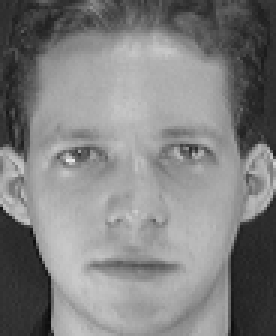
//> input picture Images/S1/1.pgm, 92 x 112 px (shown 3 times larger)
$ ./main out.png out.png   (built with g++ and OpenCV 4)
//> lines starting //> are read from the running program, lines starting //| are printed output that depends on the picture
/**
 * @file main.cpp
 * @author Alexander Novotny (anovotny@nevada.unr.edu)
 * @brief A program which takes in several test images and normalizes them
 * @version 0.1
 * @date 2019-03-02
 *
 * @copyright Copyright (c) 2019
 *
 */
#include <stdio.h>
#include <opencv2/opencv.hpp>
#include <string>

/**
 * @brief A simple struct used to hold information about test images
 *
 */
struct TestImage {
	/**
	 * @brief Filename of the test image (relative to input/output directories)
	 *
	 */
	std::string filename;
	/**
	 * @brief Points where these locations are (found through harsh manual labor)
	 *
	 */
	cv::Point2d leftEye, rightEye, noseTip, mouth;

	/**
	 * @brief Construct a new Test Image object
	 *
	 * @param _filename Filename
	 * @param _leftEye Point where the left eye is located
	 * @param _rightEye Point where the right eye is located
	 * @param _noseTip Point where the tip of the nose is locaed
	 * @param _mouth Point where the center of the mouth is located
	 */
	TestImage(std::string _filename, cv::Point2d _leftEye, cv::Point2d _rightEye,
	          cv::Point2d _noseTip, cv::Point2d _mouth)
	    : filename(_filename),
	      leftEye(_leftEye),
	      rightEye(_rightEye),
	      noseTip(_noseTip),
	      mouth(_mouth) {}
};

/**
 * @brief Array of test images
 *
 */
const TestImage IMAGES[20] = {{"S1/1.pgm", {27, 51}, {64, 50}, {45, 70}, {45, 89}},
                              {"S1/2.pgm", {31, 44}, {75, 44}, {66, 65}, {60, 87}},
                              {"S1/3.pgm", {25, 48}, {62, 44}, {46, 74}, {46, 89}},
                              {"S1/4.pgm", {16, 45}, {57, 42}, {28, 63}, {32, 84}},
                              {"S1/5.pgm", {34, 44}, {75, 43}, {69, 63}, {64, 85}},
                              {"S1/6.pgm", {15, 47}, {54, 44}, {27, 66}, {30, 85}},
                              {"S1/7.pgm", {24, 44}, {62, 43}, {44, 59}, {43, 80}},
                              {"S1/8.pgm", {29, 46}, {65, 43}, {49, 65}, {49, 85}},
                              {"S1/9.pgm", {30, 36}, {68, 35}, {54, 46}, {52, 74}},
                              {"S1/10.pgm", {34, 52}, {75, 49}, {63, 76}, {58, 92}},
                              {"S2/1.pgm", {25, 52}, {60, 54}, {40, 67}, {40, 89}},
                              {"S2/2.pgm", {35, 51}, {68, 52}, {54, 65}, {53, 89}},
                              {"S2/3.pgm", {21, 51}, {56, 54}, {33, 66}, {33, 88}},
                              {"S2/4.pgm", {32, 53}, {65, 53}, {51, 67}, {50, 88}},
                              {"S2/5.pgm", {40, 53}, {74, 52}, {60, 67}, {59, 89}},
                              {"S2/6.pgm", {15, 51}, {50, 53}, {27, 67}, {29, 89}},
                              {"S2/7.pgm", {29, 52}, {61, 53}, {47, 69}, {45, 89}},
                              {"S2/8.pgm", {22, 51}, {58, 53}, {35, 66}, {36, 88}},
                              {"S2/9.pgm", {34, 53}, {68, 55}, {52, 69}, {50, 91}},
                              {"S2/10.pgm", {46, 54}, {77, 53}, {72, 68}, {67, 88}}};

/**
 * @brief Normalises an image, then outputs it to the screen and a file
 *
 * @param image Image to normalise
 * @param inputDirectory Prepended to the file name when reading in
 * @param outputDirectory Prepended to the file name when outputting
 * @param displayImageToScreen Whether or not to display to screen
 */
void normaliseImage(const TestImage& image, const std::string& inputDirectory,
                    const std::string& outputDirectory, bool displayImageToScreen);

/**
 * @brief Main function
 *
 * @param argc
 * @param argv
 * @return int
 */
int main(int argc, char** argv) {
	if (argc < 3) {
		std::cout
		    << "Usage: normalise <input directory> <output directory> [-v]" << std::endl
		    << std::endl
		    << "    <input directory> - Where the images can be found. Must end in '/' (i.e. "
		       "'Images/'). Must be formatted as follows:"
		    << std::endl
		    << "        <input directory>-" << std::endl
		    << "                         |- S1-" << std::endl
		    << "                         |    |- 1.pgm" << std::endl
		    << "                         |    |- 2.pgm" << std::endl
		    << "                         |       ..." << std::endl
		    << "                         |- S2-" << std::endl
		    << "                              |- 1.pgm" << std::endl
		    << "                              |- 2.pgm" << std::endl
		    << "                                 ..." << std::endl
		    << "    <output directory> - Where the output images should be stored. Must end "
		       "in '/' (i.e. 'Out/'). Must exist and include sub-directories S1/S2 before running."
		    << std::endl
		    << "    -v - Flag to enable visual output. Cycle through by pressing any key"
		    << std::endl;

		return 1;
	}

	// Pull command line arguments
	std::string inputDirectory = argv[1], outputDirectory = argv[2];
	bool displayImageToScreen = (argc >= 4 && !strcmp("-v", argv[3]));

	// Acknowledge choice to display images and open windows
	if (displayImageToScreen) {
		std::cout << "Displaying comparison images to screen." << std::endl
		          << "Focus on window and press any key to cycle." << std::endl;
		cv::namedWindow("Display Image", cv::WINDOW_AUTOSIZE);
		cv::namedWindow("Display Image Original", cv::WINDOW_AUTOSIZE);
	}

	// Normalise all test images
	for (int i = 0; i < 20; i++) {
		normaliseImage(IMAGES[i], inputDirectory, outputDirectory, displayImageToScreen);
//> in normaliseImage, oldImage is the input picture: 112 rows x 92 cols, CV_8UC1; min 11, max 234, mean 128.3
//> after the loop in normaliseImage, `for (int x = 0; x < normalImage.cols; x++)`:
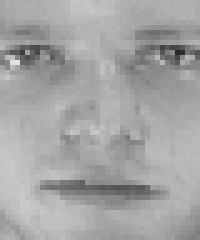
//> normalImage: 48 rows x 40 cols, CV_8UC1 (shown 5 times larger); min 41, max 229, mean 164.3
//> after the loop in normaliseImage, `for (int x = 0; x < normalImage.cols; x++)`: PHat = [39, 47]; result = [68.15, 101.8]; resultPixel = [68, 101]

		cv::waitKey(0);
	}
//> pass 2 of the loop `for (int i = 0; i < 20; i++)`:
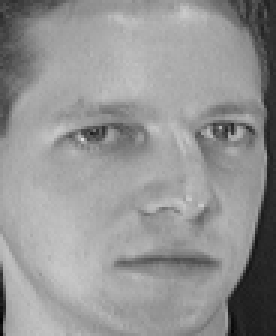
//> input picture Images/S1/2.pgm, 92 x 112 px (shown 3 times larger)
//> in normaliseImage, oldImage is the input picture: 112 rows x 92 cols, CV_8UC1; min 2, max 223, mean 148
//> after the loop in normaliseImage (call 2), `for (int x = 0; x < normalImage.cols; x++)`:
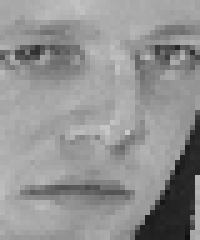
//> normalImage: 48 rows x 40 cols, CV_8UC1 (shown 5 times larger); min 16, max 201, mean 146.4
//> after the loop in normaliseImage (call 2), `for (int x = 0; x < normalImage.cols; x++)`: result = [96.05, 101.2]; resultPixel = [96, 101]
//> pass 3 of the loop `for (int i = 0; i < 20; i++)`:
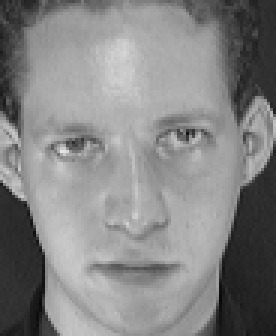
//> input picture Images/S1/3.pgm, 92 x 112 px (shown 3 times larger)
//> in normaliseImage, oldImage is the input picture: 112 rows x 92 cols, CV_8UC1; min 7, max 232, mean 132.6
//> after the loop in normaliseImage (call 3), `for (int x = 0; x < normalImage.cols; x++)`:
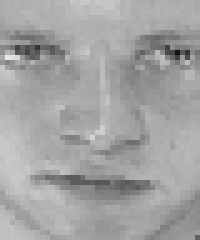
//> normalImage: 48 rows x 40 cols, CV_8UC1 (shown 5 times larger); min 18, max 232, mean 163
//> after the loop in normaliseImage (call 3), `for (int x = 0; x < normalImage.cols; x++)`: result = [71.02, 104.9]; resultPixel = [71, 104]

	// Then close all windows. Important - will segmentation fault if not included.
	cv::destroyAllWindows();
	return 0;
}

void normaliseImage(const TestImage& image, const std::string& inputDirectory,
                    const std::string& outputDirectory, bool displayToScreen) {
	// Where the left eye, right eye, nose tip, and mouth should be mapped to in the normalised
	// image. Arbitrarily chosen.
	static const cv::Mat pHat_x({5.0f, 35.0f, 20.0f, 20.0f}), pHat_y({10.0f, 10.0f, 25.0f, 37.0f});

	// System of equations matrices
	cv::Mat p(4, 3, CV_32F), c_1(3, 1, CV_32F), c_2(3, 1, CV_32F), A(2, 2, CV_32F), AInv,
	    b(2, 1, CV_32F), PHat(2, 1, CV_32F), result, resultPixel;
	// Images
	cv::Mat oldImage, normalImage(48, 40, CV_8U), normalImageGrey;
	cv::SVD svd;

	// Load the starting image in grayscale
	// If the grayscale otion is not included, will not work (learned the hard way)
	oldImage = cv::imread(inputDirectory + image.filename, cv::IMREAD_GRAYSCALE);

	// Construct the P matrix
	p.at<cv::Vec3f>(0) = cv::Vec3b(image.leftEye.x, image.leftEye.y, 1.0f);
	p.at<cv::Vec3f>(1) = cv::Vec3b(image.rightEye.x, image.rightEye.y, 1.0f);
	p.at<cv::Vec3f>(2) = cv::Vec3b(image.noseTip.x, image.noseTip.y, 1.0f);
	p.at<cv::Vec3f>(3) = cv::Vec3b(image.mouth.x, image.mouth.y, 1.0f);

	// Use SVD to find least squares soltuions to c_1 and c_2
	svd(p);

	svd.backSubst(pHat_x, c_1);
	svd.backSubst(pHat_y, c_2);

	// Construct A matrix from original system of equations
	A.at<float>(0, 0) = c_1.at<float>(0, 0);
	A.at<float>(0, 1) = c_1.at<float>(1, 0);
	A.at<float>(1, 0) = c_2.at<float>(0, 0);
	A.at<float>(1, 1) = c_2.at<float>(1, 0);

	b = cv::Mat({c_1.at<float>(2, 0), c_2.at<float>(2, 0)});

	// Original system is P^ = AP + b
	// But we want to solve for P, so we need A inverse
	// Then P = A^{-1}(P^ - b)
	AInv = A.inv();

	// Uncomment to view transformation parameters
	// std::cout << "Image: " << image.filename << std::endl
	//           << "A:\n"
	//           << A << std::endl
	//           << "b:\n"
	//           << b << std::endl
	//           << std::endl;

	// Uncomment to view error information
	// cv::Mat leftEyeFixed({pHat_x.at<float>(0, 0), pHat_y.at<float>(0, 0)}),
	//     rightEyeFixed({pHat_x.at<float>(1, 0), pHat_y.at<float>(1, 0)}),
	//     noseTipFixed({pHat_x.at<float>(2, 0), pHat_y.at<float>(2, 0)}),
	//     mouthFixed({pHat_x.at<float>(3, 0), pHat_y.at<float>(3, 0)}), leftEye, rightEye, noseTip,
	//     mouth, error;

	// cv::transpose(p(cv::Rect(0, 0, 2, 1)), leftEye);
	// cv::transpose(p(cv::Rect(0, 1, 2, 1)), rightEye);
	// cv::transpose(p(cv::Rect(0, 2, 2, 1)), noseTip);
	// cv::transpose(p(cv::Rect(0, 3, 2, 1)), mouth);

	// leftEye  = A * leftEye + b;
	// rightEye = A * rightEye + b;
	// noseTip  = A * noseTip + b;
	// mouth    = A * mouth + b;

	// error = ((leftEye - leftEyeFixed) + (rightEye - rightEyeFixed) + (noseTip - noseTipFixed) +
	//          (mouth - mouthFixed)) /
	//         4;

	// std::cout << "Image: " << image.filename << std::endl
	//           << "Avg. Error:\n"
	//           << error << std::endl
	//           << std::endl;

//> (the run ends here: the program crashes, at `for (int x = 0; x < normalImage.cols; x++)`)
